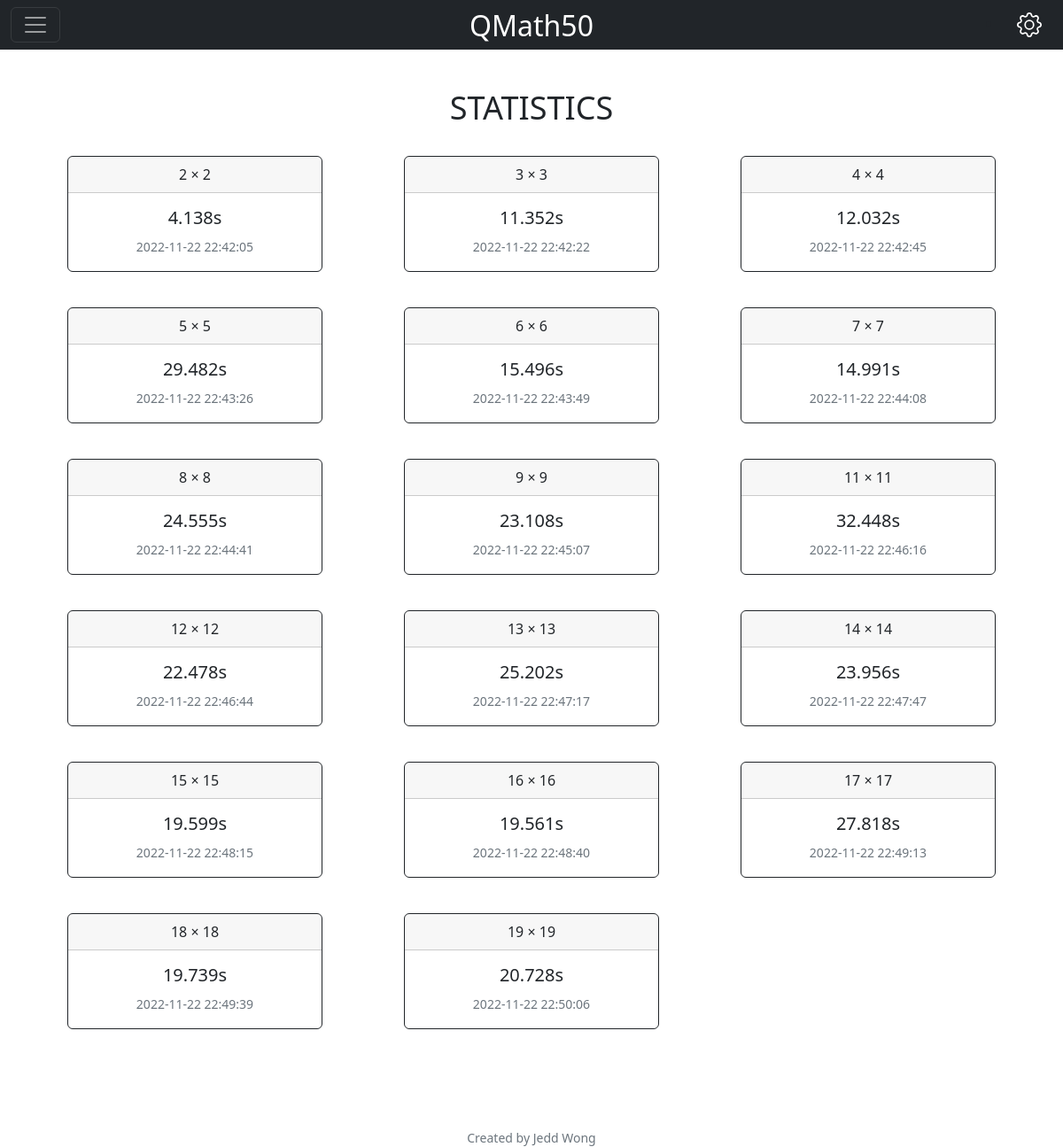
The page / (signed in) on the database its author committed.
### tables this page shows
CREATE TABLE profile(
pofo_id INT,
time DATETIME,
game_type TEXT,
best_time NUMERIC,
FOREIGN KEY (pofo_id) REFERENCES users(id)
);

### main.py (the view)
@app.route('/')
@login_required
def index():
    acc_id = session["user_id"]
    if acc_id != None:
        username_db = db.execute("SELECT username FROM users WHERE id = ?", acc_id)
        username = username_db[0]["username"]
        best_time_list = []
        for data in range(2,20):
            if data == 10:
                pass
            else:
                temp_dict = {}
                best_time_db = db.execute("SELECT game_type, MIN(best_time), time FROM profile WHERE pofo_id = ? AND game_type = ?", acc_id, data)
                game_type = best_time_db[0]["game_type"]
                best_time = best_time_db[0]["MIN(best_time)"]
                record_date_time = best_time_db[0]["time"]
                temp_dict["game_type"] = game_type
                temp_dict["best_time"] = best_time
                temp_dict["time"] = record_date_time
                if temp_dict["game_type"] == None:
                    temp_dict["game_type"] = data
                if temp_dict["best_time"] != None:
                    temp_dict["best_time"] = str(best_time) + "s"
                best_time_list.append(temp_dict)
        contents = best_time_list
        return render_template("index.html", jinja_username=username, jinja_contents=contents)
    else:
        return render_template("login.html")

### helpers.py (called while the page is built)
def login_required(f):
    @wraps(f)
    def decorated_function(*args, **kwargs):
        if session.get("user_id") is None:
            return redirect("/login")
        return f(*args, **kwargs)
    return decorated_function

### main.py (called while the page is built)
@app.after_request
def after_request(response):
    response.headers["Cache-Control"] = "no-cache, no-store, must-revalidate"
    response.headers["Expires"] = 0
    response.headers["Pragma"] = "no-cache"
    return response

### templates/index.html (shortened to what this page needs)
{% extends "layout.html" %}
{% block main %}
        <div class="App_game">
          <div class="boardContainer" style="overflow: unset;">
              <div class="center">
                  <h1 style="font-size:3vw" id="indexTitle">STATISTICS</h1>
              </div>
          </div>
        </div>
        <div class="row row-cols-1 row-cols-md-3 g-4">
          {% for content in jinja_contents %}
          <div class="col">
                <div class="card border-dark mb-3" style="max-width: 18rem;">
                    <div class="card-header">{{ content.game_type }} × {{ content.game_type }}</div>
                    <div class="card-body text-dark">
                      <h5 class="card-title">{{ content.best_time }}</h5>
                      <p class="card-text"><small class="text-muted">{{ content.time }}</small></p>
                    </div>
                </div>
          </div>
             {% endfor %}
        </div>
{% endblock %}

### templates/layout.html (shortened to what this page needs)
<!DOCTYPE html>
<html lang="en">
    <head>
        <link href="https://cdn.jsdelivr.net/npm/bootstrap@5.2.2/dist/css/bootstrap.min.css" rel="stylesheet">
        <link href="/static/css/styles.css" rel="stylesheet">
    </head>
    <body>
        <nav class="navbar navbar-dark bg-dark fixed-top">
                <div class="container-fluid">
                {% if session["user_id"] %}
                    <button class="navbar-toggler" type="button" data-bs-toggle="offcanvas" data-bs-target="#offcanvasDarkNavbar" aria-controls="offcanvasDarkNavbar">
                      <span class="navbar-toggler-icon"></span>
                    </button>
                    <a class="navbar-brand position-absolute top-0 start-50 translate-middle-x" href="/">QMath50</a>
                    <div>
                        <li>
                            <button type="button" id="settings-button" class="btn btn-dark text-white AppHeader_icon justify-content-end" aria-label="Settings" data-bs-toggle="modal" data-bs-target="#exampleModal">
                            </button>
                        </li>
                    </div>
                {% endif %}
        </nav>
        <main class="container-fluid py-5 text-center">
            <main class="container py-5 text-center">
        {% block main %}{% endblock %}
            </main>
        </main>
        <footer class="mb-5 small text-center text-muted">
            Created by Jedd Wong
        </footer>
    </body>
</html>

### static/css/styles.css (style rules this page uses)
html, body { margin: 0; height: 100%; }
a { text-decoration:none; }
nav .navbar-brand { font-size: xx-large; }
.center { justify-content: center; color }
#indexTitle { margin: 2% 0 18%; }
.card { margin: 0 auto; float: none; margin-bottom: 10px; }
.App_game { width: 100%; max-width: var(--game-max-width); margin: 0 auto; height: calc(100% - var(--header-height)); display: flex; flex-direction: column; }
.boardContainer { display: flex; justify-content: center; align-items: center; flex-grow: 1; overflow: hidden; }
.AppHeader_icon { background: none; border: none; }

### rows shown on the page
profile: game_type "2", best_time "4.138s", time "2022-11-22 22:42:05"
profile: game_type "3", best_time "11.352s", time "2022-11-22 22:42:22"
profile: game_type "4", best_time "12.032s", time "2022-11-22 22:42:45"
profile: game_type "5", best_time "29.482s", time "2022-11-22 22:43:26"
profile: game_type "6", best_time "15.496s", time "2022-11-22 22:43:49"
profile: game_type "7", best_time "14.991s", time "2022-11-22 22:44:08"
profile: game_type "8", best_time "24.555s", time "2022-11-22 22:44:41"
profile: game_type "9", best_time "23.108s", time "2022-11-22 22:45:07"
profile: game_type "11", best_time "32.448s", time "2022-11-22 22:46:16"
profile: game_type "12", best_time "22.478s", time "2022-11-22 22:46:44"
profile: game_type "13", best_time "25.202s", time "2022-11-22 22:47:17"
profile: game_type "14", best_time "23.956s", time "2022-11-22 22:47:47"
profile: game_type "15", best_time "19.599s", time "2022-11-22 22:48:15"
profile: game_type "16", best_time "19.561s", time "2022-11-22 22:48:40"
profile: game_type "17", best_time "27.818s", time "2022-11-22 22:49:13"
profile: game_type "18", best_time "19.739s", time "2022-11-22 22:49:39"
profile: game_type "19", best_time "20.728s", time "2022-11-22 22:50:06"
